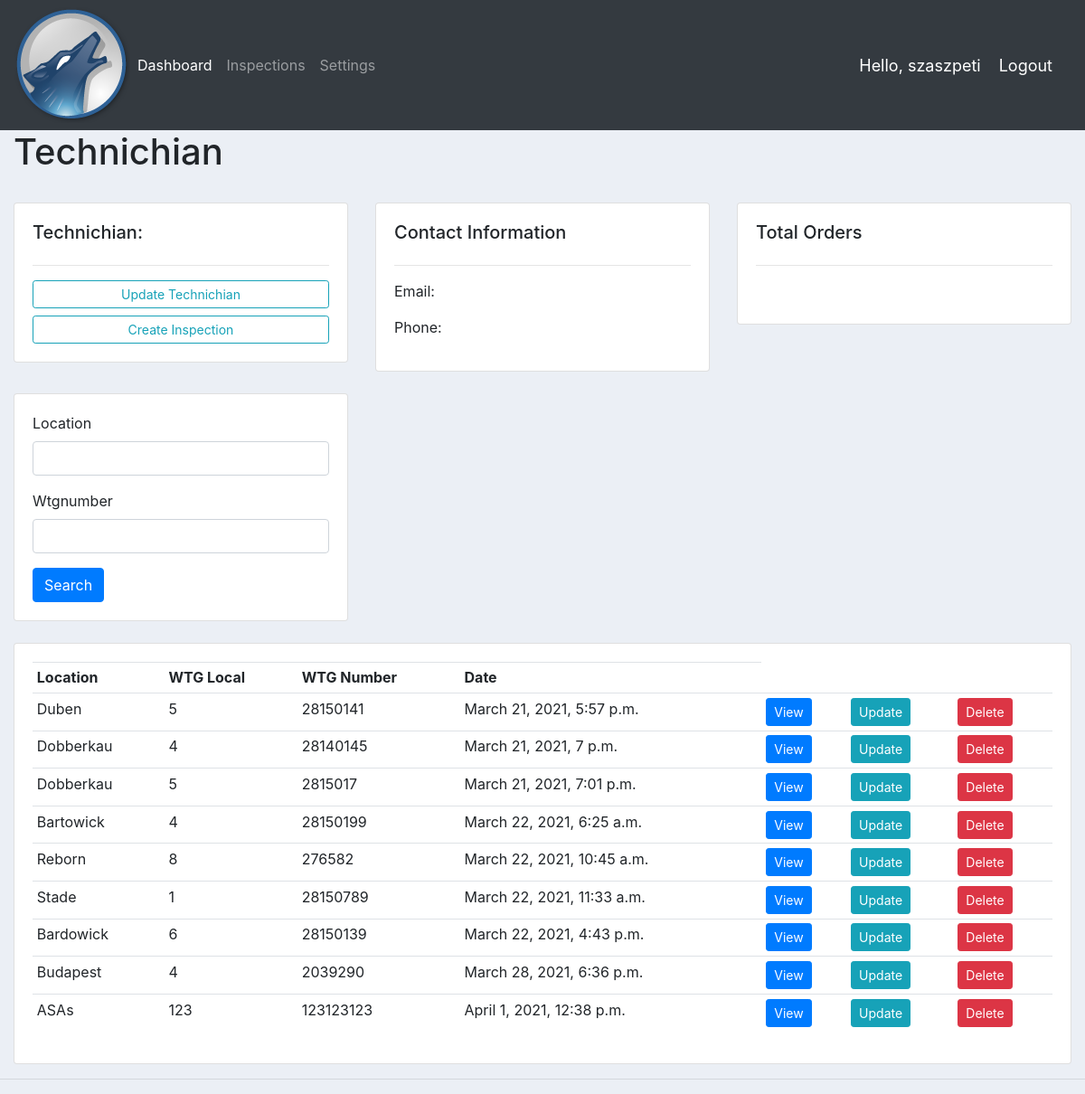
Screenshot of /technician/1/ (signed in) with the database file from the repository.
### accounts/models.py (models this page shows, shortened)
class Inspection(models.Model):
	date = models.DateTimeField(auto_now_add=True)
	location = models.CharField(max_length=50)
	wtglocalnumber = models.CharField(max_length=3)
	wtgnumber = models.CharField(max_length=15)
	technician_one = models.ForeignKey(Technician, null=True, on_delete= models.SET_NULL)
	technician_two = models.CharField(max_length=50)
	technician_three = models.CharField(max_length=50, null=True, blank=True)
	notes = models.TextField(null=True, blank=True)
	TRAVEL_OFFICE_WTG = 'Travel Office --> WTG'
	TRAVEL_WTG_OFFICE = 'Travel WTG --> Office'
	TRAVEL_HOTEL_WTG = 'Travel Hotel --> WTG'
	TRAVEL_WTG_HOTEL = 'Travel WTG --> Hotel'
	TRAVEL_EXTRA = 'Travel Extra'
	WORK_PREPARATION = 'Work Preparation'
	UT_INSPECTION = 'UT Inspection'
	STANDBY_WEATHER = 'Standby Weather'
	STANDBY_WTG_DISORDER = 'Standby WTG Disorder'
	CLEANING = 'Cleaning'
	OTHER = 'Other'
	ACTIVITY = [(TRAVEL_OFFICE_WTG, 'Travel Office --> WTG '),
				(TRAVEL_WTG_OFFICE, 'Travel WTG --> Office'),
				(TRAVEL_HOTEL_WTG, 'Travel Hotel --> WTG'),
				(TRAVEL_WTG_HOTEL, 'Travel WTG --> Hotel'),
				(TRAVEL_EXTRA, 'Travel Extra'),
				(WORK_PREPARATION, 'Work Preparation'),
				(UT_INSPECTION, 'UT Inspection'),
				(STANDBY_WEATHER, 'Standby Weather'),
				(STANDBY_WTG_DISORDER, 'Standby WTG Disorder'),
				(CLEANING, 'Cleaning'),
				(OTHER, 'Other'),
				]
	activity_1 = models.CharField(choices=ACTIVITY, max_length=50)
	time_start_1 = models.TimeField(null=True,blank=True, auto_now=False, auto_now_add=False)
	time_end_1 = models.TimeField(null=True,blank=True, auto_now=False, auto_now_add=False)
	note_1 = models.CharField(max_length=200, blank=True)
	activity_2 = models.CharField(choices=ACTIVITY, max_length=50)
	time_start_2 = models.TimeField(null=True,blank=True, auto_now=False, auto_now_add=False)
	time_end_2 = models.TimeField(null=True,blank=True, auto_now=False, auto_now_add=False)
	note_2 = models.CharField(max_length=200, blank=True)
	activity_3 = models.CharField(choices=ACTIVITY, max_length=50)
	time_start_3 = models.TimeField(null=True,blank=True, auto_now=False, auto_now_add=False)
	time_end_3 = models.TimeField(null=True,blank=True, auto_now=False, auto_now_add=False)
	note_3 = models.CharField(max_length=200, blank=True)
	activity_4 = models.CharField(choices=ACTIVITY, max_length=50)
	time_start_4 = models.TimeField(null=True,blank=True, auto_now=False, auto_now_add=False)
	time_end_4 = models.TimeField(null=True,blank=True, auto_now=False, auto_now_add=False)
	note_4 = models.CharField(max_length=200, blank=True)
	activity_5 = models.CharField(choices=ACTIVITY, max_length=50)
	time_start_5 = models.TimeField(null=True,blank=True, auto_now=False, auto_now_add=False)
	time_end_5 = models.TimeField(null=True,blank=True, auto_now=False, auto_now_add=False)
	note_5 = models.CharField(max_length=200, blank=True)
	activity_6 = models.CharField(choices=ACTIVITY, max_length=50)
	time_start_6 = models.TimeField(null=True,blank=True, auto_now=False, auto_now_add=False)
	time_end_6 = models.TimeField(null=True,blank=True, auto_now=False, auto_now_add=False)
	note_6 = models.CharField(max_length=200,blank=True)
	photo = ImageField(blank=True, manual_crop="")

### accounts/views.py (the view)
# urls.py: path('technician/<str:pk_test>/', views.technician, name="technician"),
@login_required(login_url='login')
def technician(request, pk_test):
    technician = Technician.objects.get(id=pk_test)
    inspections = technician.inspection_set.all()
    inspection_count = inspections.count()
    myFilter = InspectionFilter(request.GET, queryset=inspections)
    inspections = myFilter.qs
    context = {'technician':technician, 'inspections':inspections, 'inspection_count':inspection_count,
    'myFilter':myFilter}
    return render(request, 'accounts/technician.html',context)

### accounts/templates/accounts/technician.html
{%  extends 'accounts/main.html' %}
{% load crispy_forms_tags %}
{% block content %}
<h1>Technichian</h1>
	<br>
<div class="row">
	<div class="col-md">
		<div class="card card-body">
			<h5>Technichian:</h5>
			<hr>
			<a class="btn btn-outline-info  btn-sm btn-block" href="{% url 'account' %}">Update Technichian</a>
			<a class="btn btn-outline-info  btn-sm btn-block" href="{% url 'create_inspection' %}">Create Inspection</a>
		</div>
	</div>
	<div class="col-md">
		<div class="card card-body">
			<h5>Contact Information</h5>
			<hr>
			<p>Email: {{technichian.email}}</p>
			<p>Phone: {{technichian.phone}}</p>
		</div>
	</div>
	<div class="col-md">
		<div class="card card-body">
			<h5>Total Orders</h5>
			<hr>
			<h1 style="text-align: center;padding: 10px"></h1>
		</div>
	</div>
</div>
<br>
<div class="row">
	<div class="col-md-4">
		<div class="card card-body">
			<form method="get">
				{{myFilter.form|crispy}}
		    <button class="btn btn-primary" type="submit">Search</button>
		  </form>
		</div>
	</div>
</div>
<br>
<div class="row">
	<div class="col-md">
		<div class="card card-body">
			<table class="table table-sm">
				<tr>
				<tr>
					<th>Location</th>
					<th>WTG Local</th>
					<th>WTG Number</th>
					<th>Date</th>
				</tr>
				</tr>
				{% for inspection in inspections %}
					<tr>
    					<td>{{inspection.location}}</td>
    					<td>{{inspection.wtglocalnumber}}</td>
    					<td>{{inspection.wtgnumber}}</td>
    					<td>{{inspection.date}}</td>
    					<td><a class="btn btn-sm btn-primary" href="{% url 'inspection_detail' inspection.id %}">View</a></td>
    					<td><a class="btn btn-sm btn-info" href="{% url 'update_inspection' inspection.id %}">Update</a></td>
    					<td><a class="btn btn-sm btn-danger" href="{% url 'delete_inspection' inspection.id %}">Delete</a></td>
					</tr>
					{% endfor %}
			</table>
		</div>
	</div>
</div>
{% endblock %}

### accounts/templates/accounts/navbar.html (shortened to what this page needs)
{% load static %}
<nav class="navbar navbar-expand-lg navbar-dark bg-dark">
 <img src="{% static 'images/logo.png' %}">
  <div class="collapse navbar-collapse" id="navbarNav">
    <ul class="navbar-nav">
      <li class="nav-item active">
        <a class="nav-link" href="{% url 'home' %}">Dashboard</a>
      </li>
      <li class="nav-item">
        <a class="nav-link" href="">Inspections</a>
      </li>
       <li class="nav-item">
        <a class="nav-link" href="">Settings</a>
      </li>
    </ul>
  </div>
  <span class="hello-msg">Hello, {{request.user}}</span>
  <span ><a  class="hello-msg" href="{% url 'logout' %}">Logout</a></span>
</nav>

### static/css/main.css (style rules this page uses)
body { background-color: #ebeff5; }

### accounts/templates/accounts/navbar.html (style rules this page uses)
.hello-msg { font-size: 18px; color: #fff; margin-right: 20px; }

### rows the page displays
Inspection: location "Duben", wtglocalnumber "5", wtgnumber "28150141", date "March 21, 2021, 5:57 p.m."
Inspection: location "Dobberkau", wtglocalnumber "4", wtgnumber "28140145", date "March 21, 2021, 7 p.m."
Inspection: location "Dobberkau", wtglocalnumber "5", wtgnumber "2815017", date "March 21, 2021, 7:01 p.m."
Inspection: location "Bartowick", wtglocalnumber "4", wtgnumber "28150199", date "March 22, 2021, 6:25 a.m."
Inspection: location "Reborn", wtglocalnumber "8", wtgnumber "276582", date "March 22, 2021, 10:45 a.m."
Inspection: location "Stade", wtglocalnumber "1", wtgnumber "28150789", date "March 22, 2021, 11:33 a.m."
Inspection: location "Bardowick", wtglocalnumber "6", wtgnumber "28150139", date "March 22, 2021, 4:43 p.m."
Inspection: location "Budapest", wtglocalnumber "4", wtgnumber "2039290", date "March 28, 2021, 6:36 p.m."
Inspection: location "ASAs", wtglocalnumber "123", wtgnumber "123123123", date "April 1, 2021, 12:38 p.m."

### other values shown
{{ request.user }} "szaszpeti"
